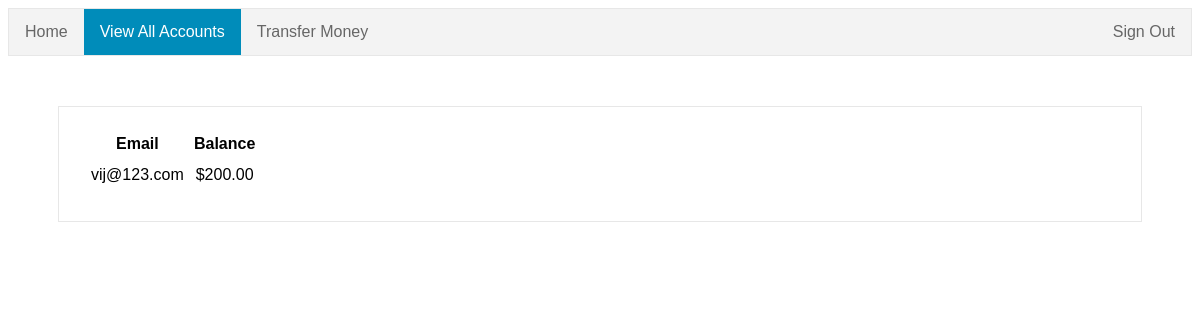
Before: /bank/view_accounts/ (signed in) with the older database file.
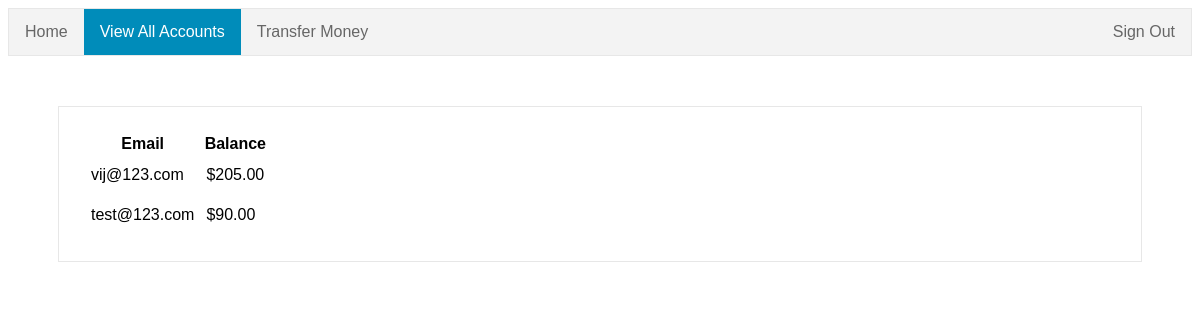
After: the same page with the newer database file.
### bank/models.py (models this page shows, shortened)
class Accounts(models.Model):
    user = models.OneToOneField(User, on_delete=models.CASCADE)
    balance = models.DecimalField(decimal_places=2, max_digits=20)

### bank/views.py (the view)
@login_required(login_url=LOGIN_URL)
def view_accounts(request):
    accounts = Accounts.objects.exclude(user=request.user)
    return render(request=request, template_name='bank/accounts.html',
                  context={'accounts': accounts})

### bank/templatetags/bank_templatetags.py (called while the page is built)
@register.filter
def prepend_dollars(dollars):
    if dollars:
        dollars = round(float(dollars), 2)
        return "$%s%s" % (intcomma(int(dollars)), ("%0.2f" % dollars)[-3:])
    else:
        return "$%s" % ("%0.2f" % dollars)

### bank/templates/bank/accounts.html
{% load bank_templatetags %}
{% load staticfiles %}
<link rel="stylesheet" type="text/css" href="{% static 'bank/style.css' %}" />
<ul>
    <li><a href="{% url 'bank:homepage' %}">Home</a></li>
    <li><a class="active" href="{% url 'bank:view_accounts' %}">View All Accounts</a></li>
    <li><a href="{% url 'bank:money_transfer' %}">Transfer Money</a></li>
    <li style="float:right"><a href="{% url 'bank:sign_out' %}">Sign Out</a></li>
</ul>
<div id="main">
    <table>
        <tr>
            <th>Email</th>
            <th>Balance</th>
        </tr>
        {% for account in accounts %}
        <tr>
            <td id="user_info">{{account.user.email}}</td>
            <td id="user_info">{{account.balance|prepend_dollars}}</td>
        </tr>
        {% endfor %}
    </table>
</div>

### bank/static/bank/style.css (style rules this page uses)
ul { list-style-type: none; margin: 0; padding: 0; overflow: hidden; background-color: #F3F3F3; font-family: Arial, serif; border: 1px solid #e7e7e7; }
li { float: left; }
li a { display: block; color: #666; text-align: center; padding: 14px 16px; text-decoration: none; }
.active { color: white; background-color: #008CBA; }
#main { margin: 50px; border: 1px solid #e7e7e7; padding: 25px; font-family: Arial, serif; }
#user_info { padding: 10px 5px; }

Changed rows visible on the page:
changed Accounts "vij@123.com": balance|prepend_dollars "$200.00" → "$205.00"
added Accounts: user.email "test@123.com", balance|prepend_dollars "$90.00"
